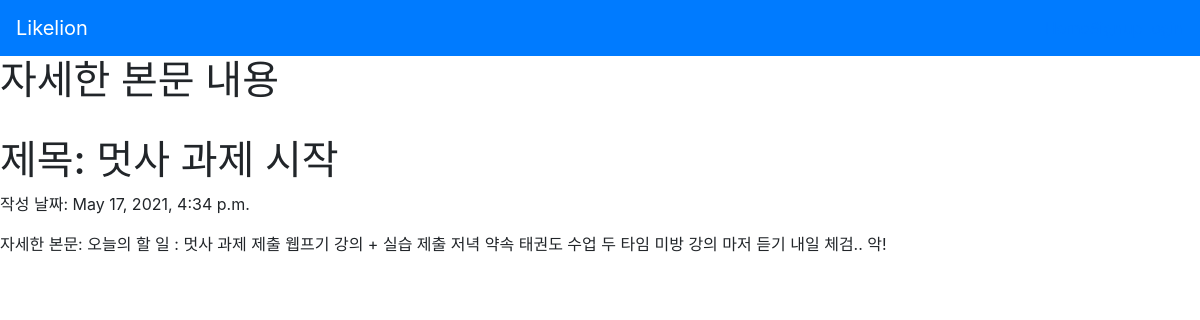
Screenshot of /diary/1 with the database file from the repository.
### diaryapp/models.py (models this page shows, shortened)
class Diary(models.Model):
    title = models.CharField(max_length=200)
    pub_date = models.DateTimeField('data published')
    body = models.TextField()

### diaryapp/views.py (the view)
# urls.py: path('diary/<int:diary_id>', diaryapp.views.detail, name="detail"),
def detail(request, diary_id):
    diary_detail = get_object_or_404(Diary, pk = diary_id)
    return render(request, 'detail.html', {'diary' : diary_detail})

### diaryapp/templates/detail.html (shortened to what this page needs)
{% extends 'base.html' %}
{% block content %}
<h1>자세한 본문 내용</h1>
<h1>제목: {{diary.title}}</h1>
<p>작성 날짜: {{diary.pub_date}}</p>
<p>자세한 본문: {{diary.body}}</p>
{% endblock %}

### rows the page displays
Diary: title "멋사 과제 시작", pub_date "May 17, 2021, 4:34 p.m.", body "오늘의 할 일 : 멋사 과제 제출 웹프기 강의 + 실습 제출 저녁 약속 태권도 수업 두 타임 미방 강의 마저 듣기 내일 체검.. 악!"
